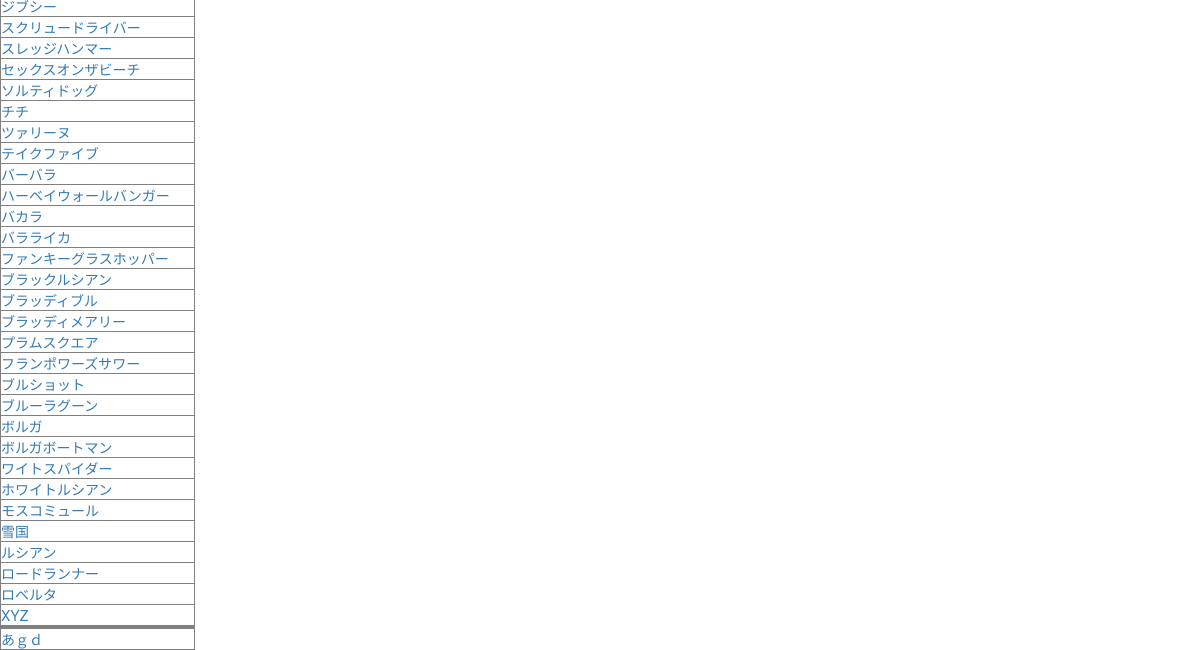
The page /cocktail_app/search/ (lower part) on the database as committed earlier.
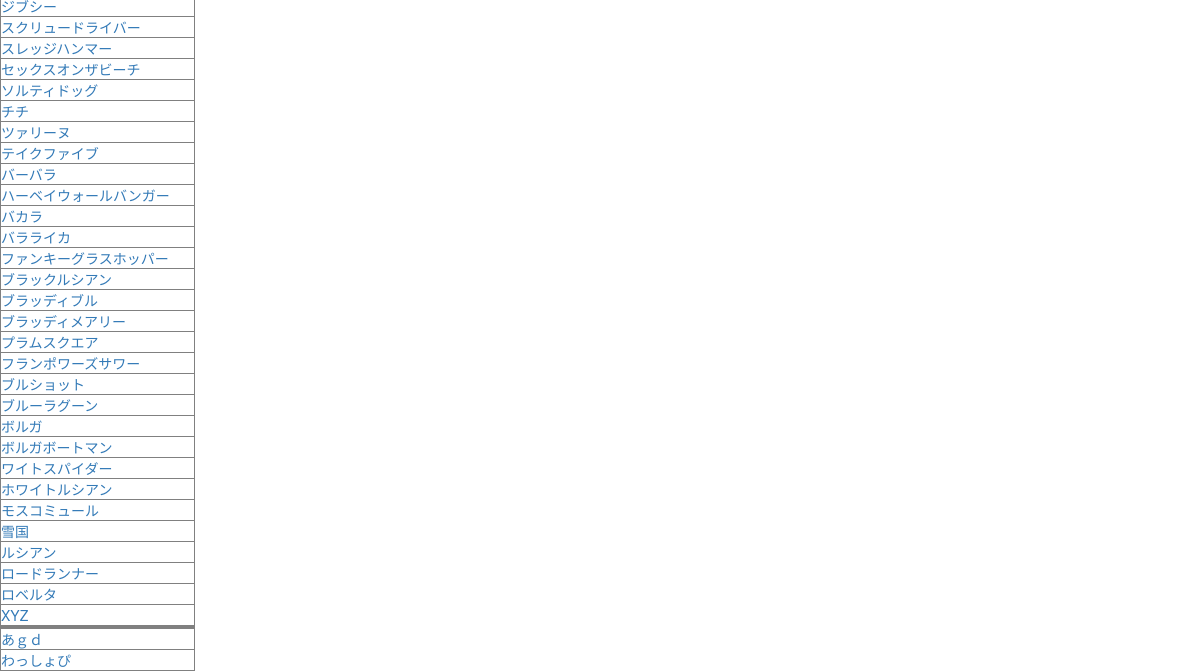
The same page on the database as committed later.
### cocktail/models.py (models this page shows)
class Cocktail(models.Model):
    name = models.CharField(max_length=128)
    base = models.CharField(max_length=128)
    lengh = models.CharField(max_length=128)
    tech = models.CharField(max_length=128)
    alc = models.IntegerField(null = True)
    taste = models.CharField(max_length=128)
    material1 = models.CharField(max_length=128,null = True)
    material2 = models.CharField(max_length=128,null = True)
    contents = models.CharField(max_length=128,null = True)
    image = models.ImageField(upload_to='images/',null = True)

### cocktail/views.py (the view, shortened to what this page needs)
# urls.py: path('search/', views.search, name='search'),
def search(request):
    data = Cocktail.objects.all()
    params = {
    'cocktail': Cocktail.objects.all(),
    'cocktail_form': forms.SearchForm(),
    }
    form = forms.SearchForm(request.POST or None)
    return render(request, 'search.html',params)

### cocktail/templates/search.html (shortened to what this page needs)
<!DOCTYPE html>
{% load static %}
<html lang="ja">
<head>
    <link rel="stylesheet" type="text/css" href="{% static 'css/bootstrap.css' %}" />
</head>
<body>
      {% block body %}
    <form method="post" action="">
      <table border="1">
        <tbody>
          {% for item in cocktail %}
          <tr>
              <td><a href="detail/{{ item.id }}/">{{ item.name }}</a></td>
          </tr>
          {% endfor %}
        </tbody>
      </table>
    </form>
  {% endblock %}
</body>
</html>

Rows that differ between the two databases and show on the page:
added Cocktail: name "わっしょぴ"
